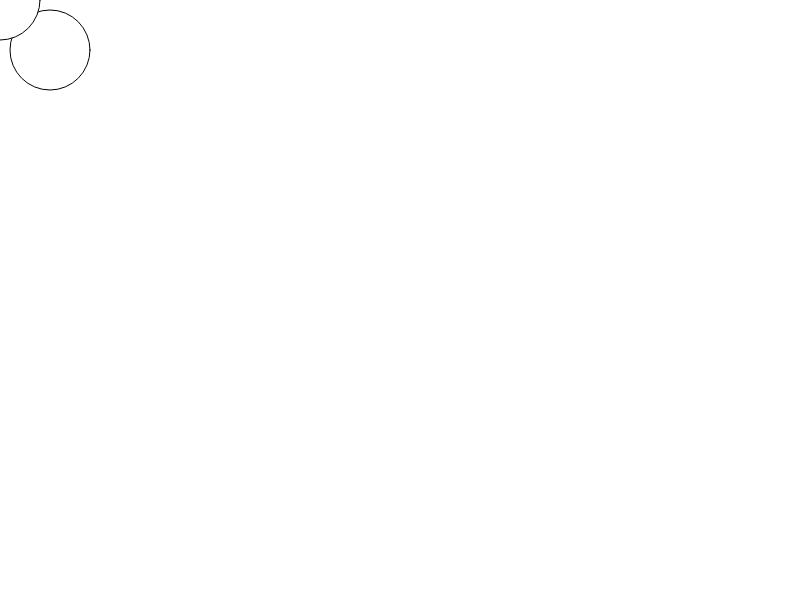
Frame 1 (no input)
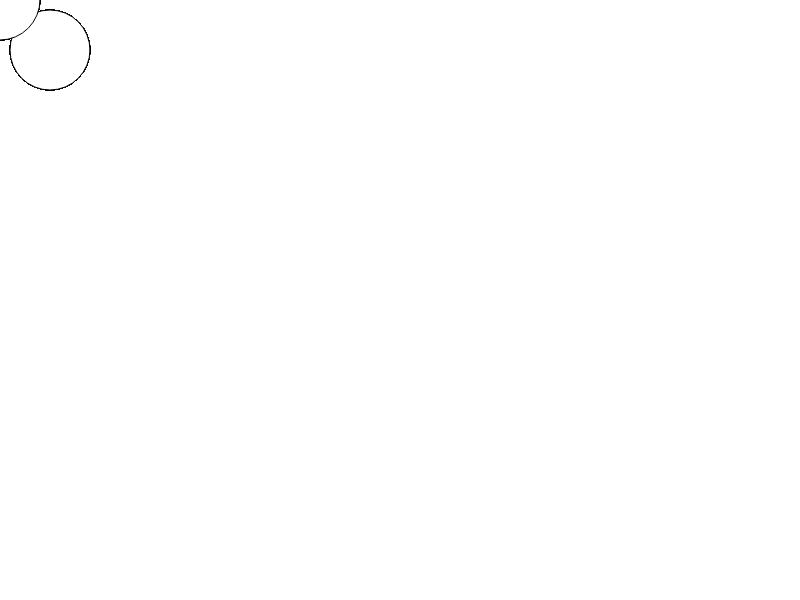
Frame 60 (no input)
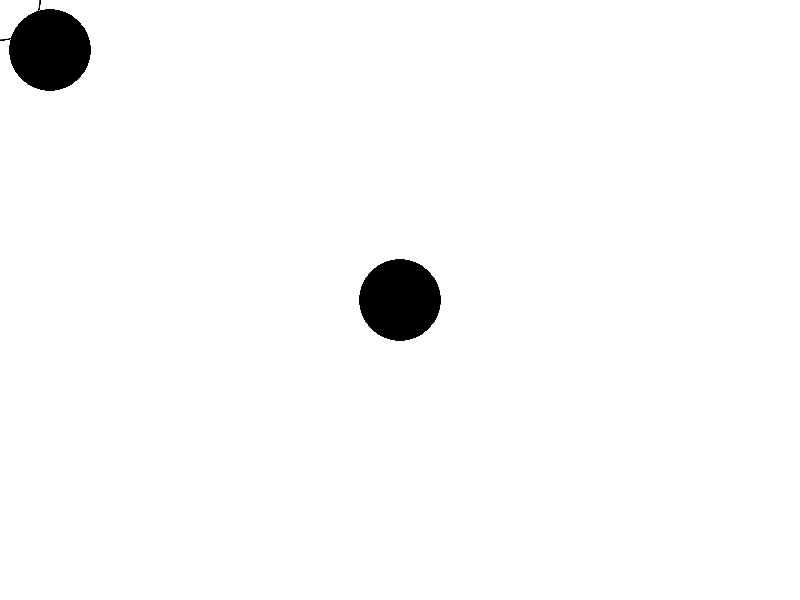
Frame 120 (the mouse pressed at the canvas centre since frame 60)

The p5.js sketch that drew these frames (run headless with seeded random() and noise() and a simulated clock; from frame 60 on, the mouse is pressed at the canvas centre):

// p5.js sketch
// ── sketch.js
function setup() {
    createCanvas (800, 600);
}

function draw() {
    ellipse (50, 50, 80, 80);
 if (mouseIsPressed) {
     fill (0);
 } else {
   fill (255);
 }
ellipse(mouseX, mouseY, 80, 80);
}
